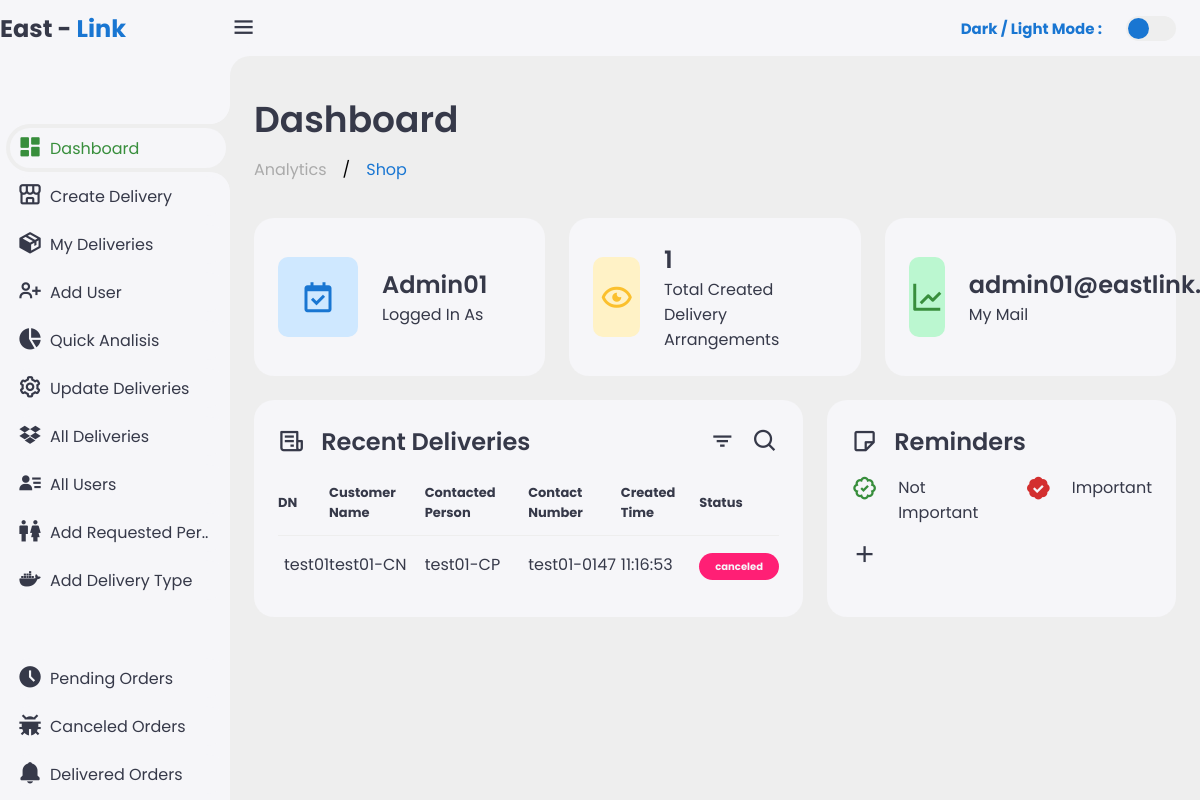
Page /UserPages/UserPage.php (signed in) on the committed database.
### tables this page shows
CREATE TABLE `Users` (
  `u_id` int(11) NOT NULL,
  `u_name` varchar(128) NOT NULL,
  `u_email` varchar(128) NOT NULL,
  `u_password` varchar(128) NOT NULL,
  `u_admin_access` tinyint(1) NOT NULL DEFAULT 0
);

CREATE TABLE `Delivery_arraange` (
  `ar_id` int(11) NOT NULL,
  `ar_date` date NOT NULL,
  `ar_dn_ref` varchar(1111) NOT NULL,
  `ar_customer_name` varchar(1111) NOT NULL,
  `ar_delivery_address` varchar(1111) NOT NULL,
  `ar_contaced_person` varchar(1111) NOT NULL,
  `ar_requested_by` varchar(1111) NOT NULL,
  `ar_vehicle_type` varchar(11111) NOT NULL,
  `ar_type_of_delivery` varchar(11111) NOT NULL,
  `ar_urgancy` varchar(11111) NOT NULL,
  `ar_delivery_person` varchar(11111) DEFAULT NULL,
  `ar_contact_number` varchar(11111) NOT NULL,
  `ar_created_by` varchar(1111) NOT NULL,
  `ar_created_date` date NOT NULL,
  `ar_created_time` time NOT NULL,
  `ar_status` varchar(100) NOT NULL DEFAULT 'pending',
  `ar_out_time` time DEFAULT NULL,
  `ar_in_time` time DEFAULT NULL,
  `exp_del_date` date NOT NULL
);

### UserPages/UserPage.php (the view, shortened to what this page needs)
<?php
require_once("../DatabaseActions/Connection.php");
$mail = $_SESSION['user'];
$mail = htmlspecialchars($mail);
$sql = "SELECT * FROM Users WHERE u_email = :mail";
try {
    $stmt = $conn->prepare($sql);
    $stmt->bindParam(':mail', $mail);
    $stmt->execute();
    if($stmt->rowCount() > 0){
        $row = $stmt->fetch(PDO::FETCH_ASSOC);
        $admin_Access = $row['u_admin_access'];
        $user_name = $row['u_name'];
    }
    else {
    }
} catch (PDOException $e) {
    echo "Error: " . $e->getMessage();
}
$delivery_sql = "SELECT * FROM Delivery_arraange WHERE ar_created_by = :ar_created_by";
try{
    $delivery_smtp = $conn -> prepare($delivery_sql);
    $delivery_smtp->bindParam(":ar_created_by", $mail);
    $delivery_smtp->execute();
    $delivayRow = $delivery_smtp->rowCount();
}catch (PDOException $e) {
    echo "Error". $e->getMessage();
}
$resent_sql = "SELECT * FROM Delivery_arraange WHERE ar_created_by = :mails ORDER BY ar_id DESC LIMIT 5";
try{
    $resent_smtp = $conn -> prepare($resent_sql);
    $resent_smtp->bindParam(":mails", $mail);
    $resent_smtp->execute();
}catch (PDOException $e) {
    echo "Error". $e->getMessage();
}
?>
<!DOCTYPE html>
<html lang="en">
<head>
    <link href='https://unpkg.com/boxicons@2.1.4/css/boxicons.min.css' rel='stylesheet'>
    <link rel="stylesheet" href="style.css">
</head>
<body>
    <div class="sidebar">
        <a href="#" class="logo">
            <div class="logo-name"><span>East - </span>Link</div>
        </a>
        <ul class="side-menu">
            <li class="active" id="dsh"><a href="#" onclick="displayash()"><i class='bx bxs-dashboard'></i>Dashboard</a></li>
            <li class="" id="fr"><a href="#" onclick="displyforms()"><i class='bx bx-store-alt'></i>Create Delivery</a></li>
            <li class="" id="aDil"><a href="#" onclick="displayalldel()"><i class='bx bxs-package'></i>My Deliveries</a></li>
            <li class="" id="add_user" <?php if($admin_Access == 1) {echo "style='display:block'";}else{echo "style='display:none'";}  ?> ><a href="#" onclick="displayAddUser()"><i class='bx bx-user-plus' ></i>Add User</a></li>
            <li class="" id="quickIntro" <?php if($admin_Access == 1) {echo "style='display:block'";}else{echo "style='display:none'";}  ?> ><a href="#" onclick="quickAna()"><i class='bx bxs-pie-chart-alt-2'></i>Quick Analisis</a></li>
            <li class="" id="all_del" <?php if($admin_Access == 1) {echo "style='display:block'";}else{echo "style='display:none'";}  ?> ><a href="#" onclick="diaplayAllUserDelivery()"><i class='bx bx-cog'></i></i>Update Deliveries</a></li>
            <li class="" id="all_del" <?php if($admin_Access == 1) {echo "style='display:block'";}else{echo "style='display:none'";}  ?> ><a href="#" onclick="diaplayAllUserDelivery2()"><i class='bx bxl-dropbox'></i>All Deliveries</a></li>
            <li class="" id="all_user" <?php if($admin_Access == 1) {echo "style='display:block'";}else{echo "style='display:none'";}  ?> ><a href="#" onclick="displayAllusers()"><i class='bx bxs-user-detail'></i>All Users</a></li>
            <li class="" id="all_user" <?php if($admin_Access == 1) {echo "style='display:block'";}else{echo "style='display:none'";}  ?> ><a href="#" onclick="displayAddReqPerosn()"><i class='bx bx-male-female' ></i>Add Requested Per..</a></li>
            <li class="" id="all_user" <?php if($admin_Access == 1) {echo "style='display:block'";}else{echo "style='display:none'";}  ?> ><a href="#" onclick="createDeliveryType()"><i class='bx bxl-docker' ></i>Add Delivery Type</a></li>
            <br><br>
            <li class="" id="all_user" <?php if($admin_Access == 1) {echo "style='display:block'";}else{echo "style='display:none'";}  ?> ><a href="#" onclick="displayAllPending()"><i class='bx bxs-time-five' ></i>Pending Orders</a></li>
            <li class="" id="all_user" <?php if($admin_Access == 1) {echo "style='display:block'";}else{echo "style='display:none'";}  ?> ><a href="#" onclick="displayAllCanceled()"><i class='bx bxs-bug'></i>Canceled Orders</a></li>
            <li class="" id="all_user" <?php if($admin_Access == 1) {echo "style='display:block'";}else{echo "style='display:none'";}  ?> ><a href="#" onclick="displayDelivered()"><i class='bx bxs-bell' ></i>Delivered Orders</a></li>
        </ul>
    </div>
    <div class="content" >
        <nav>
            <i class='bx bx-menu'></i>
            <form action="#">
                <div class="form-input">
                </div>
            </form>
            <span style="color: #1976D2; font-size:15px; padding-left: 10px;font-weight:700;">Dark / Light Mode : </span>
            <label for="theme-toggle" class="theme-toggle"></label>
        </nav>
        <main id="dashbord" <?php if($_SESSION['Actives'] != null){ echo 'style="display:none;"'; } ?>>
            <div class="header">
                <div class="left">
                    <h1>Dashboard</h1>
                    <ul class="breadcrumb">
                        <li><a href="#">
                                Analytics
                            </a></li>
                        /
                        <li><a href="#" class="active">Shop</a></li>
                    </ul>
                </div>
            </div>
            <ul class="insights">
                <li>
                    <i class='bx bx-calendar-check'></i>
                    <span class="info">
                        <h3>
                            <?php echo $user_name; ?>
                        </h3>
                        <p>Logged In As</p>
                    </span>
                </li>
                <li><i class='bx bx-show-alt'></i>
                    <span class="info">
                        <h3>
                            <?php echo $delivayRow; ?>
                        </h3>
                        <p>Total Created Delivery Arrangements</p>
                    </span>
                </li>
                <li><i class='bx bx-line-chart'></i>
                    <span class="info">
                        <h3>
                            <?php echo $mail; ?>
                        </h3>
                        <p>My Mail</p>
                    </span>
                </li>
            </ul>
            <div class="bottom-data">
                <div class="orders">
                    <div class="header">
                        <i class='bx bx-receipt'></i>
                        <h3>Recent Deliveries</h3>
                        <i class='bx bx-filter'></i>
                        <i class='bx bx-search'></i>
                    </div>
                    <table>
                        <thead>
                            <tr>
                                <th>DN</th>
                                <th>Customer Name</th>
                                <th>Contacted Person</th>
                                <th>Contact Number</th>
                                <th>Created Time</th>
                                <th>Status</th>
                            </tr>
                        </thead>
                        <tbody>
                            <?php while($re_rows = $resent_smtp->fetch(PDO::FETCH_ASSOC)){ ?>
                            <tr>
                                <td> <?php echo $re_rows['ar_dn_ref']; ?> </td>
                                <td> <?php echo $re_rows['ar_customer_name']; ?> </td>
                                <td> <?php echo $re_rows['ar_contaced_person']; ?> </td>
                                <td> <?php echo $re_rows['ar_contact_number']; ?> </td>
                                <td> <?php echo $re_rows['ar_created_time']; ?> </td>
                                <td> <span class="status <?php if($re_rows['ar_status'] == 'pending'){echo 'pending';} else if($re_rows['ar_status'] == 'canceled'){echo 'process';}else if($re_rows['ar_status'] == 'delivered'){ echo 'completed';} ?>"><?php echo $re_rows['ar_status']; ?></span> </td>
                            </tr>
                            <?php } ?>
                        </tbody>
                    </table>
            </div>
                <div class="reminders">
                    <div class="header">
                        <i class='bx bx-note'></i>
                        <h3>Reminders</h3>
                        <span style="display: flex; gap: 20px;">
                            <span style="display: flex; gap: 20px;"><i class='bx bx-badge-check' style='color:#388E3C'></i><p>Not Important</p></span>
                            <span style="display: flex; gap: 20px;"><i class='bx bxs-badge-check' style='color:#D32F2F;'></i><p>Important</p></span>
                        </span>
                        <i class='bx bx-plus' id="show-form"></i>
                    </div>
                </div>
        </main>
    </div>
</body>
</html>

### rows in the picture
users: u_name "Admin01"
delivery_arraange: ar_dn_ref "test01", ar_customer_name "test01-CN", ar_contaced_person "test01-CP", ar_contact_number "test01-0147", ar_created_time "11:16:53", ar_status "canceled"

### other values in the picture
$delivayRow "1"
